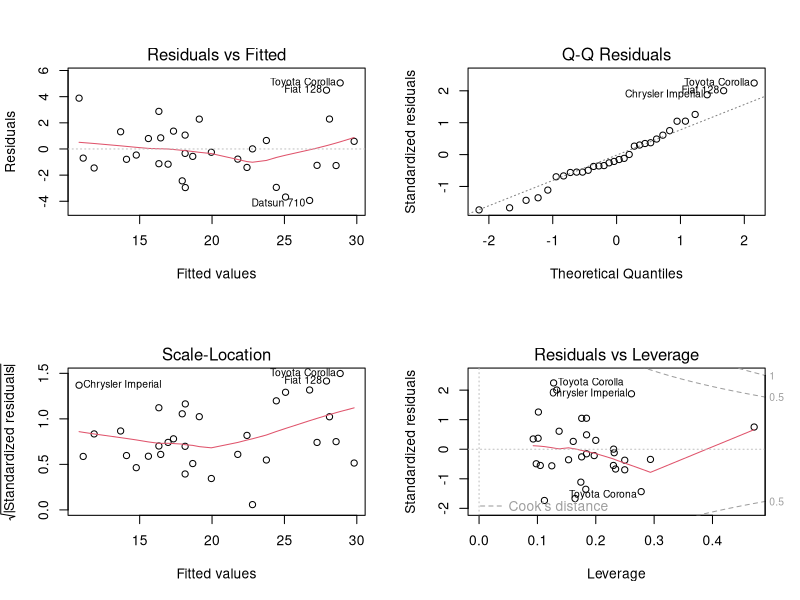
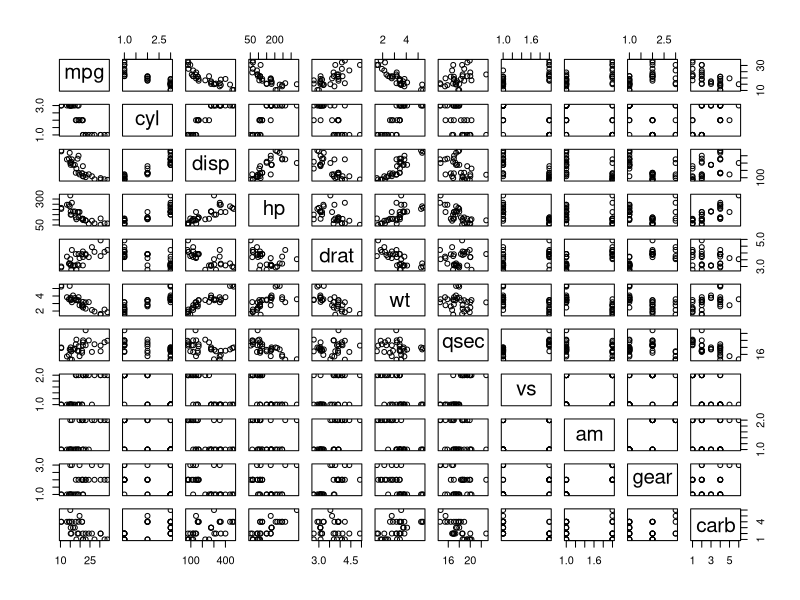
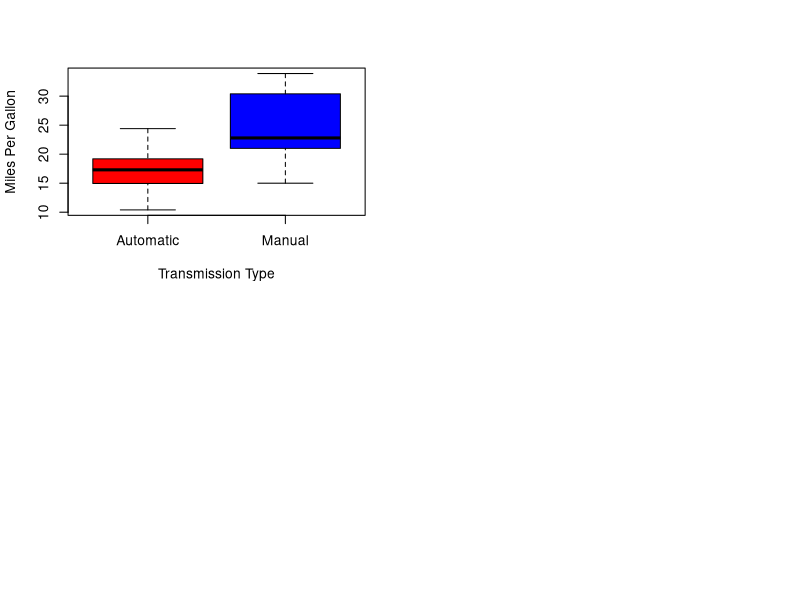

Source code (R) for these figures, in order:
## ---- chunk 1
data(mtcars)
mtcars$cyl<-factor(mtcars$cyl)
mtcars$vs<-factor(mtcars$vs)
mtcars$gear<-factor(mtcars$gear)
mtcars$carb<-factor(mtcars$carb)
mtcars$am<-factor(mtcars$am,labels=c("Automatic","Manual"))
str(mtcars)
## ---- chunk 2
basemodel<-lm(mpg ~ ., data = mtcars)
bestmodel<-step(basemodel, direction="both")
## ---- chunk 3
summary(bestmodel)
## ---- chunk 4
basemodel<-lm(mpg ~ am, data=mtcars)
anova(basemodel, bestmodel)
## ---- chunk 5
par(mfrow=c(2,2))
plot(bestmodel)
## ---- chunk 6
leverage<-hatvalues(bestmodel)
tail(sort(leverage),3)

influential<-dfbetas(bestmodel)
tail(sort(influential[,6]),3)
## ---- chunk 7
t.test(mpg~am, data=mtcars)
## ---- chunk 8
pairs(mpg ~ ., data = mtcars)
## ---- chunk 9
boxplot(mpg ~ am, data = mtcars, col = (c("red","blue")), ylab = "Miles Per Gallon", xlab = "Transmission Type")
